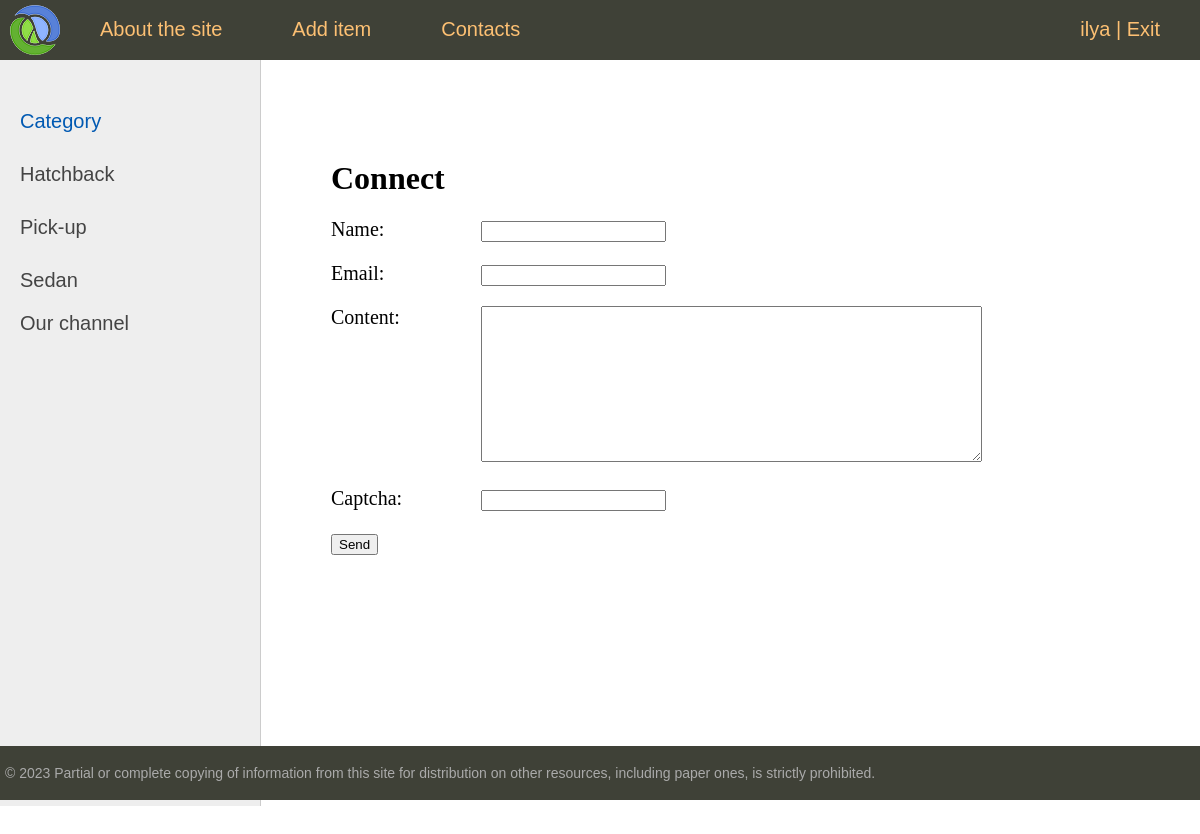
Screenshot of /contacts/ (signed in) with the database file from the repository.
### home/models.py (models this page shows, shortened)
class Category(models.Model):
    slug = models.SlugField(max_length=255, unique=True, db_index=True, verbose_name='URL')
    name = models.CharField(max_length=100, db_index=True, verbose_name='body type')
    class Meta:
        ordering = ['id']
        verbose_name = 'Category body types car'
    def get_absolute_url(self):
        return reverse('category', kwargs={'cat_slug': self.slug})

### home/views.py (the view, shortened to what this page needs)
# urls.py: path('contacts/', ContactForm.as_view(), name='contact'),
class ContactForm(DataMixin, FormView):
    form_class = ContactFormView
    template_name = 'home/contact.html'
    success_url = reverse_lazy('home')
    def get_context_data(self, *, object_list=None, **kwargs):
        context = super().get_context_data(**kwargs)
        c_def = self.get_user_context(title='Connect')
        return dict(list(context.items()) + list(c_def.items()))

### home/forms.py
class ContactFormView(forms.Form):
    name = forms.CharField(label='Name', max_length=255)
    email = forms.EmailField(label='Email')
    content = forms.CharField(widget=forms.Textarea(attrs={'cols': 60, 'rows': 10}))
    captcha = CaptchaField()

### home/utils.py (called while the page is built)
    def get_user_context(self, **kwargs):
        context = kwargs
        cats = Category.objects.annotate(Count('home'))
        user_menu = menu.copy()
        if not self.request.user.is_authenticated:
            user_menu.pop(1)
        context['menu'] = user_menu
        context['cats'] = cats
        if 'cat_selected' not in context:
            context['cat_selected'] = 0
        return context

### home/templates/home/contact.html (shortened to what this page needs)
{% extends 'home/base.html' %}
{% block content %}
<h1>{{ title }}</h1>
<form method="post">
{% for f in form %}
<p><label class="form-label" for="{{ f.id_for_label }}">{{ f.label }}: </label>{{ f }}</p>
{% endfor %}
<button type="submit">Send</button>
</form>
{% endblock %}

### home/templates/home/base.html (shortened to what this page needs)
<!DOCTYPE html>
{% load static %}
{% load home_tags %}
<html>
<head>
	<link type="text/css" href="{% static 'home/css/style.css' %}" rel="stylesheet" />
</head>
<body>
<table class="table-page" border=0 cellpadding="0" cellspacing="0">
<tr><td valign=top>
{% block mainmenu %}
		<div class="header">
			<ul id="mainmenu" class="mainmenu">
			<li class="logo"><a href="{% url 'home' %}"><div class="logo"></div></a></li>
{% for m in menu %}
			<li><a href="{% url m.url_name %}">{{m.title}}</a></li>
{% endfor %}
{% if request.user.is_authenticated %}
<li class="last">
	{{ user.username }} | <a href="{% url 'logout' %}">Exit</a>
</li>
{% else%}
<li class="last">
	<a href="{% url 'register' %}">Sign up</a> | <a href="{% url 'login' %}">Sign in</a>
</li>
{% endif %}
			</ul>
		</div>
{% endblock mainmenu %}
<table class="table-content" border=0 cellpadding="0" cellspacing="0">
<tr>
	<td valign="top" class="left-chapters">
	<ul id="leftchapters">
{% if cat_selected == 0 %}
		<li class="selected">Category</li>
{% else %}
		<li><a href="{% url 'home' %}">Category</a></li>
{% endif %}
{% for c in cats %}
{% if c.home__count > 0 %}
	{% if c.pk == cat_selected %}
		<li class="selected">{{ c.name }}</li>
	{% else %}
		<li><a href="{{ c.get_absolute_url }}">{{ c.name }}</a></li>
	{% endif %}
{% endif %}
{% endfor %}
		<p>Our channel</p>
	</ul>
</td>
<td valign="top" class="content">
	<div class="content-text">
{% block content %}
{% endblock %}
	</div>
</td></tr></table>
</td></tr>
<tr><td valign=top>
	<div id="footer">
		<p>&copy; 2023 Partial or complete copying of information from this site for distribution on other resources, including paper ones, is strictly prohibited.</p>
	</div>
</td></tr></table>
</body>
</html>

### home/static/home/css/style.css (style rules this page uses)
html, body { font-family: 'Arial'; margin: 0; padding: 0; height: 100%; width: 100%; color: #444; }
a { color: #0059b2; text-decoration: none; }
.table-page { width: 100%; height: 100%; vertical-align: top; }
.table-page tr { height: 100%; }
.header { background: #3F4137; height: 60px; }
.logo { background: url('../images/logo.png') no-repeat 10px 5px; width: 70px; height: 60px; }
ul.mainmenu { list-style: none; margin: 0; padding: 0; height: 60px; color: #fdc073; font-size: 20px; overflow: hidden; }
ul.mainmenu li { float: left; margin: 18px 40px 0 30px; }
ul.mainmenu li.logo { margin: 0; }
ul.mainmenu li.last { float: right; }
ul.mainmenu li a { color: #fdc073; text-decoration: none; }
.table-content { width: 100%; min-height: 100%; height: 100%; }
.left-chapters { margin: 0; background: #eee; border-right: 1px solid #ccc; min-height: 100%; }
.left-chapters ul { width: 230px; min-height: 100%; margin: 0; padding: 20px 10px 10px 20px; list-style: none; font-size: 20px; }
.left-chapters ul li { margin: 30px 0 0 0; color: #999; }
.left-chapters ul li.selected { color: #0059b2; }
.left-chapters ul li a { color: #444; text-decoration: none; }
.content { padding: 40px 20px 20px 40px; width: 100%; box-sizing: border-box; }
.content-text { margin: 60px 0 0 30px; color: #000; font-size: 20px; font-family: Yandex Sans Display Light; }
.content-text h1 { font-size: 32px; }
#footer { box-sizing: border-box; background: #3F4137; padding: 5px; color: #aaa; font-size: 14px; font-family: Verdana, Geneva, Arial, Helvetica; text-align: left; overflow: hidden; }
.form-label { display: inline-block; min-width: 150px; vertical-align: top; }

### rows the page displays
Category: name "Hatchback"
Category: name "Pick-up"
Category: name "Sedan"

### other values shown
{{ m.title }} "About the site" "Add item" "Contacts"
{{ user.username }} "ilya"
{{ title }} "Connect"
{{ f.label }} "Name" "Email" "Content" "Captcha"
